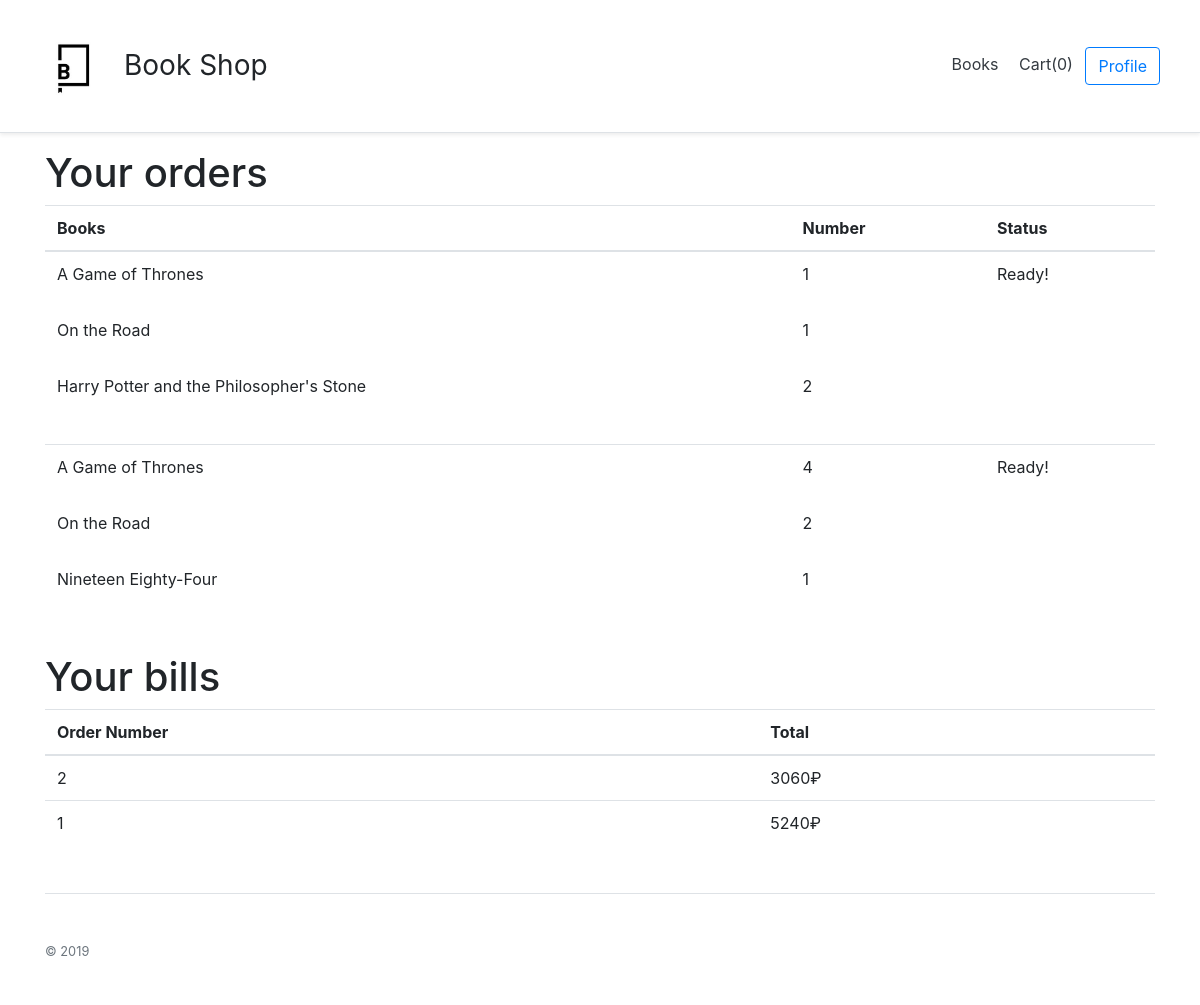
The app's page /profile (signed in) with its own data.
### app/models.py (models this page shows)
class OrderCbooks(db.Model):
    __tablename__ = 'OrderCustomerBooks'
    OrderCId = db.Column(db.Integer, ForeignKey("orderCustomer.id"), primary_key=True)
    BookId = db.Column(db.Integer, ForeignKey("books.id"), primary_key=True)
    numberOfBooks = db.Column( db.Integer)
    book = db.relationship("Book", back_populates="customerOrder")
    order = db.relationship("OrderFromCustomer", back_populates="books")

class Book(db.Model):
    __tablename__ = "books"
    id = db.Column(db.Integer, primary_key=True)
    name = db.Column(db.String(100), index=True, unique=False)
    price = db.Column(db.Integer, index=True, unique=False)
    year = db.Column(db.Integer, index=True, unique=False)
    authors = db.relationship("Author", secondary=BookAuthor, back_populates="books")
    genres = db.relationship("Genre", secondary=BookGenre, back_populates="books")
    providerOrder = db.relationship("OrderPbooks", back_populates="book")
    customerOrder = db.relationship("OrderCbooks", back_populates="book")
    providerPrices = db.relationship("ProvPrices", back_populates="book")
    warehouse = db.relationship("Warehouse", uselist=False, back_populates="book")

class OrderFromCustomer(db.Model):
    __tablename__ = "orderCustomer"
    id = db.Column(db.Integer, primary_key=True)
    CustomerId = db.Column(db.Integer)
    EmployeeId = db.Column(db.Integer)
    books = db.relationship("OrderCbooks", back_populates="order")
    bill = db.relationship("CustomerBill", uselist=False, back_populates="order")

class CustomerBill(db.Model):
    __tablename__ = 'cbill'
    id = db.Column(db.Integer, primary_key=True)
    OrderCId = db.Column(db.Integer, ForeignKey("orderCustomer.id"), unique=True)
    order = db.relationship("OrderFromCustomer", back_populates="bill")
    sum = db.Column(db.Integer)

### app/routes.py (the view)
@app.route('/profile', methods=['POST', 'GET'])
def profile():
    if current_user.is_authenticated:
        orders = OrderFromCustomer.query.filter_by(CustomerId=current_user.id).order_by(OrderFromCustomer.id.desc()).all()
        bills = []
        numberOfBooks = []
        for i in orders:
            if i.bill is not None:
                bills.append(i.bill)
        billen = len(list(bills))
        orderlen = len(list(orders))
        return render_template('profile.html',emp=empl(), title='Cart', ses=sess(), user=current_user,
        orders=orders, bills=bills, billen=billen, orderlen=orderlen, num=numberOfBooks)
    else:
        return redirect(url_for('login'))

### app/models.py (called while the page is built)
@login.user_loader
def load_user(id):
    return User.query.get(int(id))

### app/routes.py (called while the page is built)
def sess():
    if 'cart' in session:
        return len(session['cart'])
    else:
        return 0

def empl():
    if current_user.is_authenticated:
        if current_user.isEmployee:
            return 1
        else: return 0
    else: return 0

### app/templates/profile.html
{% extends "base.html" %}
{% block content %}
{% if orderlen != 0 %}
<h1>Your orders</h1>
<table class="table">
  <thead>
    <tr>
      <th scope="col">Books</th>
      <th scope="col">Number</th>
      <th scope="col">Status</th>
    </tr>
    </thead>
    <tbody>
      {% for order in orders %}
      <tr>
        <td>
          {% for book in order.books %}
            <p>{{ book.book.name }}</p>
          <br>
          {% endfor %}
        </td>
        <td>
          {% for book in order.books %}
            <p>{{ book.numberOfBooks }}</p>
          <br>
          {% endfor %}
        </td>
        <td>
          {% if order.EmployeeId == None %}
            <p>In progress!</p>
          {% else %}
            <p>Ready!</p>
          {% endif %}
        </td>
       </tr>
{% endfor %}
  </tbody>
</table>
{% endif %}
{% if billen != 0 %}
<h1>Your bills</h1>
<table class="table">
  <thead>
    <tr>
      <th scope="col">Order Number</th>
      <th scope="col">Total</th>
    </tr>
    </thead>
    <tbody>
      {% for bill in bills %}
      <tr>
        <td>
          {{ bill.OrderCId}}
        </td>
        <td>
          {{ bill.sum}}₽
        </td>
       </tr>
{% endfor %}
  </tbody>
</table>
{% endif %}
{% endblock %}

### records on screen
OrderFromCustomer: EmployeeId "Ready!"
OrderCbooks: book.name "A Game of Thrones", numberOfBooks "1"
OrderCbooks: book.name "On the Road", numberOfBooks "1"
OrderCbooks: book.name "Harry Potter and the Philosopher's Stone", numberOfBooks "2"
OrderFromCustomer: EmployeeId "Ready!"
OrderCbooks: book.name "A Game of Thrones", numberOfBooks "4"
OrderCbooks: book.name "On the Road", numberOfBooks "2"
OrderCbooks: book.name "Nineteen Eighty-Four", numberOfBooks "1"
CustomerBill: OrderCId "2", sum "3060"
CustomerBill: OrderCId "1", sum "5240"

### other values on screen
{{ ses }} "0"
